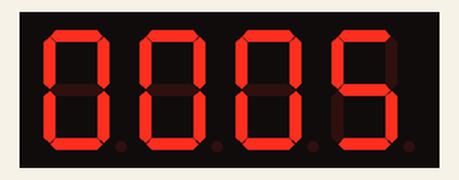
Bench run of a sketch on a simulated Arduino Uno, built with avr-gcc and run on an emulated ATmega328P. On the bench: 4-digit seven-segment display.

Above: at 0.1 s.
At 1.1 s:
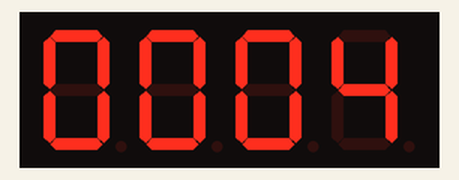
At 2.1 s:
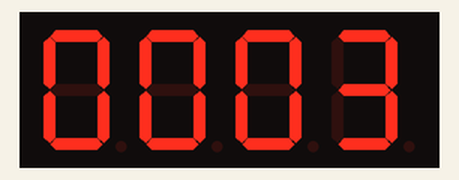
At 3.2 s:
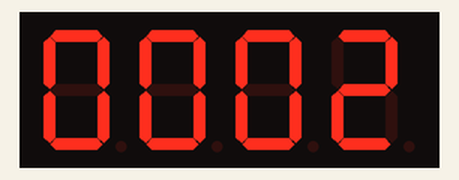
At 4.2 s:
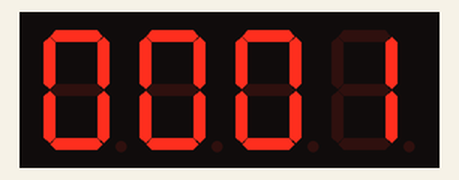
At 5.2 s:
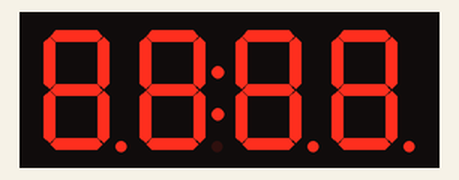

Measured:
- what the display in image 1 shows lasts 1.0 s, from 1.1 s to 2.1 s

The sketch:

antoehrpart.ino
```cpp
#include <TM1637Display.h>
#define CLK_PIN 2
#define DIO_PIN 3

TM1637Display clock(CLK_PIN, DIO_PIN);
const uint8_t on[] = { 0xff, 0xff, 0xff, 0xff };
const uint8_t off[] = { 0x00, 0x00, 0x00, 0x00 };
// MAKE A TIMER FOR 7 MINUTES , LEADING ZEROS HAVE TO BE THERE AT ALL TIMES
// the brightness decreases as we reach 0.
void setup() {
  clock.setBrightness(7);
  clock.setSegments(on);
}

    int timer = 5;  // time in seconds
void loop() {
  if (timer > 0) {
    uint8_t min = timer / 60;
    uint8_t sec = timer % 60;
    uint8_t display[4];
    display[3] = clock.encodeDigit(sec % 10);
    display[2] = clock.encodeDigit(sec / 10);
    display[1] = clock.encodeDigit(min % 10);
    display[0] = clock.encodeDigit(min / 10);
    clock.setSegments(display);
    delay(1000);
    timer -= 1;
  } else {
    clock.setSegments(on);
    clock.setBrightness(1);
  }
}
```
